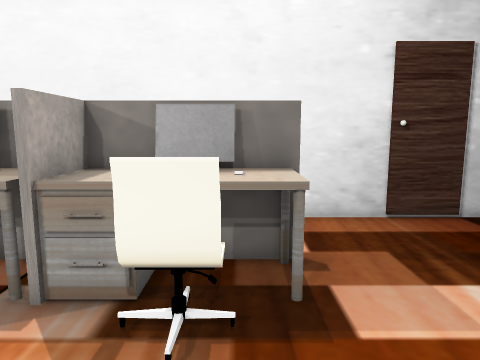
[1] (above)

13 first-person views from a walk through a Unity game level. The camera is 1.5 m above the floor, tilts 8° down and sees 70° across. The floor is counted in squares, 0.5 m on a side. Each view is taken from the middle of a square. On the plan, view 1 faces up. The plan holds only what a view shows up to about 20 squares ahead; the rest is blank. The place goes on beyond the plan. The player character is not drawn.

[2]
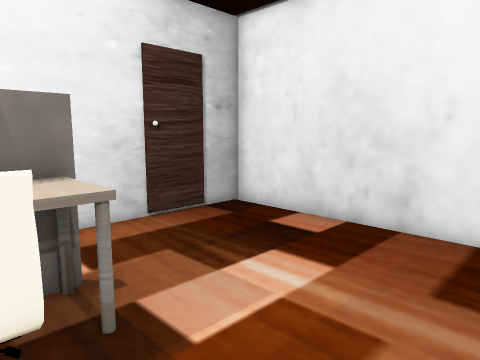

[3]
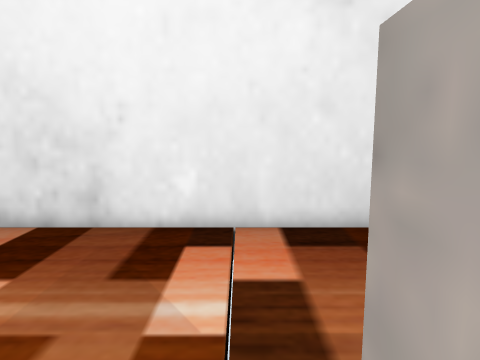

[4]
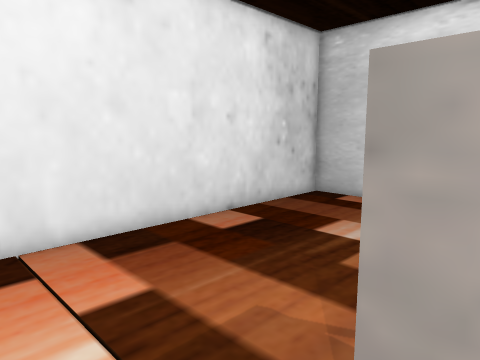

[5]
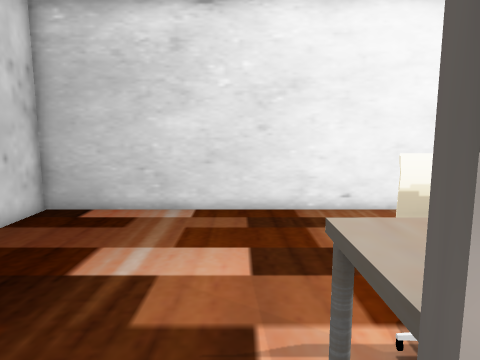

[6]
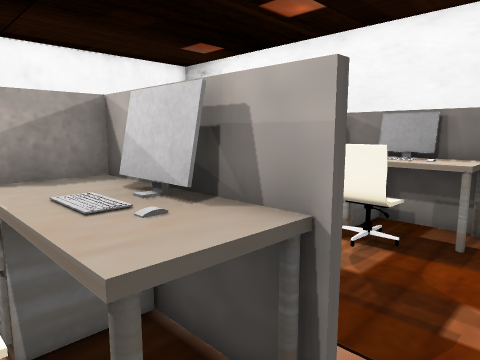

[7]
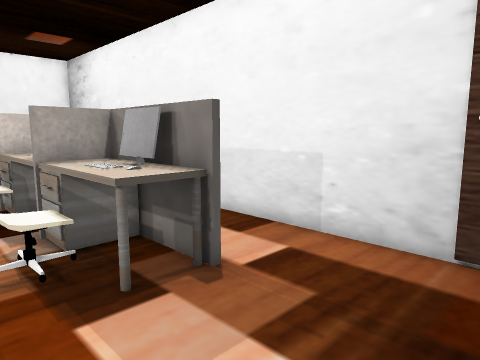

[8]
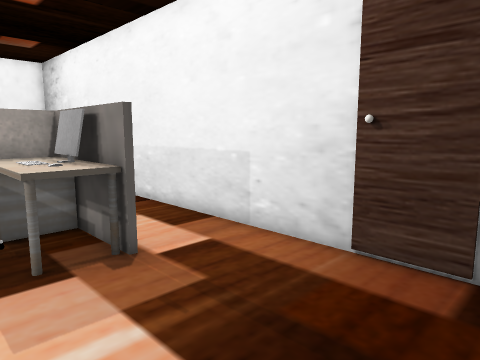

[9]
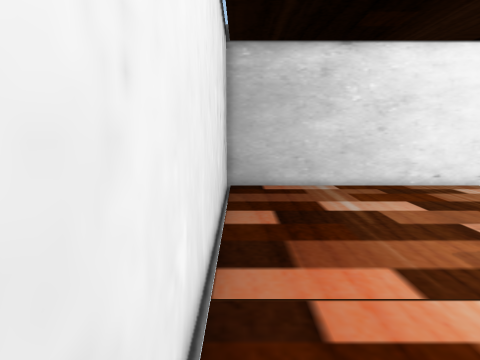

[10]
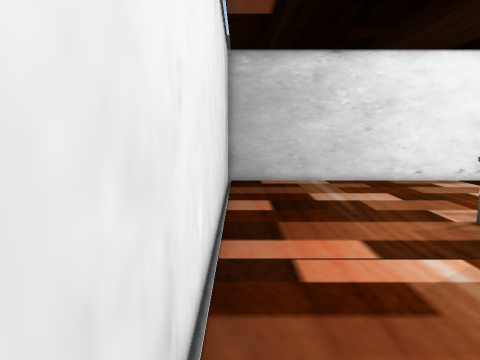

[11]
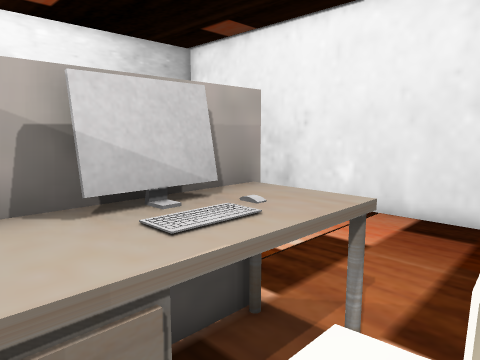

[12]
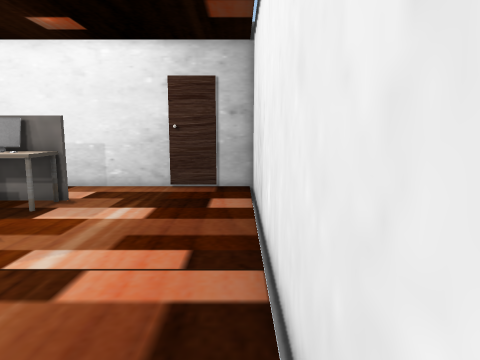

[13]
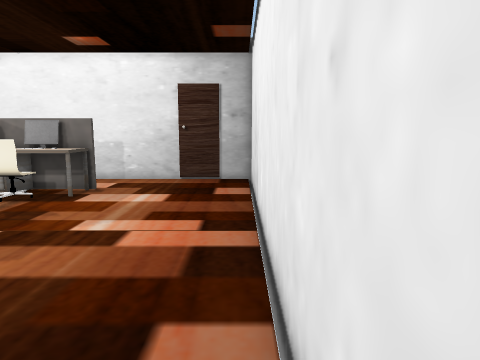

### Floor plan
Points are (right, up) in squares from view 1. A wall is a line through its corners. A room is listed if a view was taken in it or the views show most of it. See-through windows are left out.
Room 1 (views 1, 2, 3, 4, 5, 6, 7, 8, 9, 10, 11, 12, 13)
walls: (1.4, -1.1) (-3.5, -1.1) (-3.5, -3); (0.1, -0.9) (1.2, -0.9) (1.2, -3.2) (-2.9, -3.2); (-0.4, 5.7) (-3.8, 5.7); (1.5, 7.8) (-0.5, 7.8); (-3.9, 5.7) (-6.5, 5.7); (1.2, 7.9) (1.2, 5.7) (0.4, 5.7); (-5, 7.8) (-5.8, 7.8); (-5.5, -13.3) (9.7, -13.3) (9.7, 11.9) (-6, 11.9)
low walls: (-1.8, -2.5) (-1.8, -3.4); (-1.8, 6.5) (-1.8, 5.6)
objects: other object (-6, 4) to (-5, 5); computer (-2, -2) to (-1, -2); chair (-1, -5) to (0, -4); chair (-1, 4) to (0, 5)
Room 2 (no view inside)
walls: (-0.5, 7.8) (-3.5, 7.8) (-3.5, 5.5); (-3.9, 6.1) (-3.9, 5.7)
objects: computer (-2, 6) to (0, 7)

Positions as (right, up) in squares from view 1, and headings:
1: (0, 0), facing up
2: (-1, 1), facing up-right
3: (-1, 0), facing right
4: (0, 2), facing down-right
5: (2, 0), facing down
6: (3, -4), facing up-left
7: (7, 3), facing up-left
8: (9, 4), facing up-left
9: (9, 6), facing down
10: (9, 8), facing down
11: (-3, -5), facing up-right
12: (9, -7), facing up
13: (9, -10), facing up
